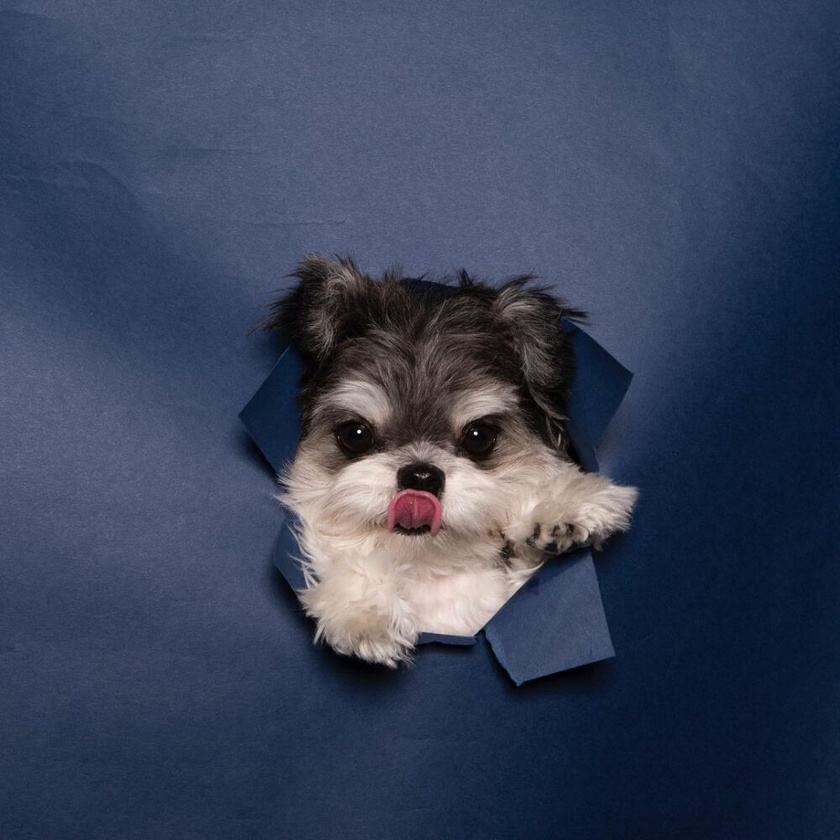
//> input picture samples/data/dog.jpg, 840 x 840 px, shrunk from 1000 x 1000 before the run
$ ./image_Binary   (built with g++ and OpenCV 4)
//> lines starting //> are read from the running program, lines starting //| are printed output that depends on the picture; after the words box and inside, x2 and y2 are one past the last pixel; in counts of white or black regions, pixels touching at a corner belong together
#include <opencv2/core.hpp>
#include <iostream>

#include "opencv2/highgui.hpp"
#include "opencv2/imgcodecs.hpp"
#include "opencv2/imgproc.hpp"

using namespace cv;
using namespace std;

int main() {
    Mat src = imread(samples::findFile("dog.jpg"), IMREAD_GRAYSCALE);
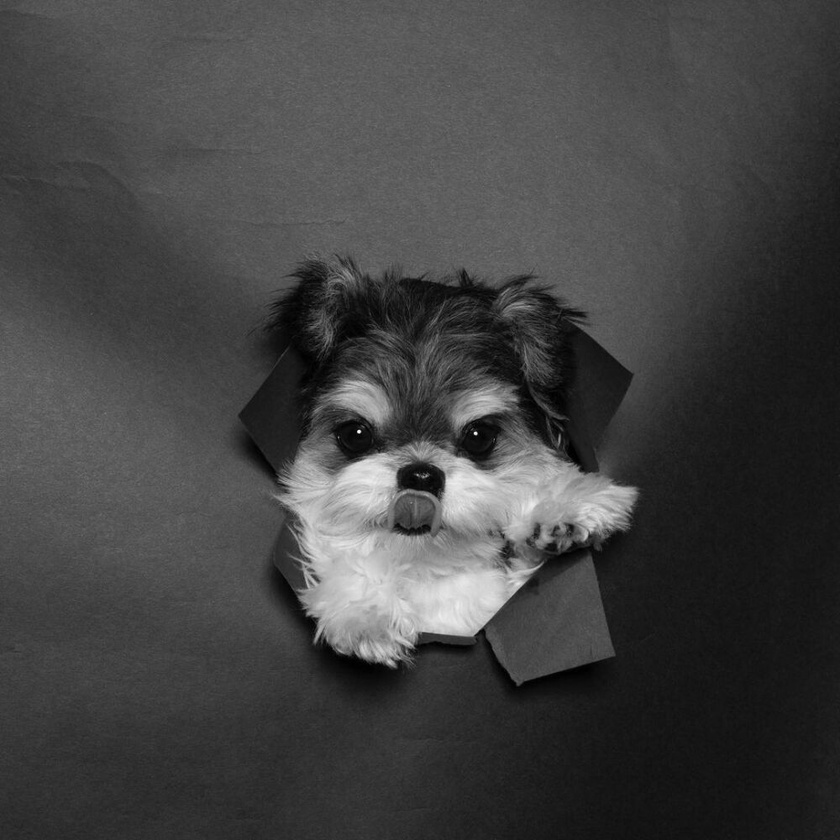
//> src: 840 rows x 840 cols, CV_8UC1; min 0, max 250, mean 66.4
    if (src.empty()) {
        cout << "无法加载图像！" << endl;
        return -1;
    }

    Mat binary_fixed, binary_inv, binary_otsu, binary_adapt;

    // 固定阈值
    threshold(src, binary_fixed, 128, 255, THRESH_BINARY);
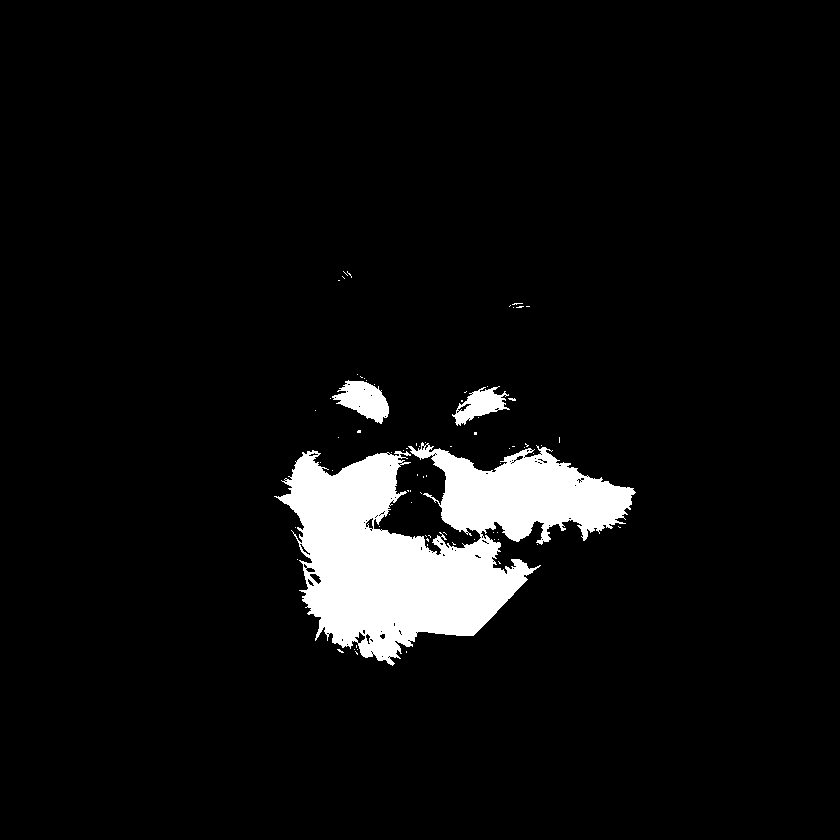
//> binary_fixed: 840 rows x 840 cols, CV_8UC1; 6% white; 75 white regions (72 under 20 px), largest, box (x1, y1, x2, y2) and area: (274, 442, 636, 666) 39847, (332, 380, 389, 424) 1420, (452, 386, 510, 426) 1059
    // 反向二值化
    threshold(src, binary_inv, 128, 255, THRESH_BINARY_INV);
    // Otsu 自动阈值
    threshold(src, binary_otsu, 0, 255, THRESH_BINARY | THRESH_OTSU);
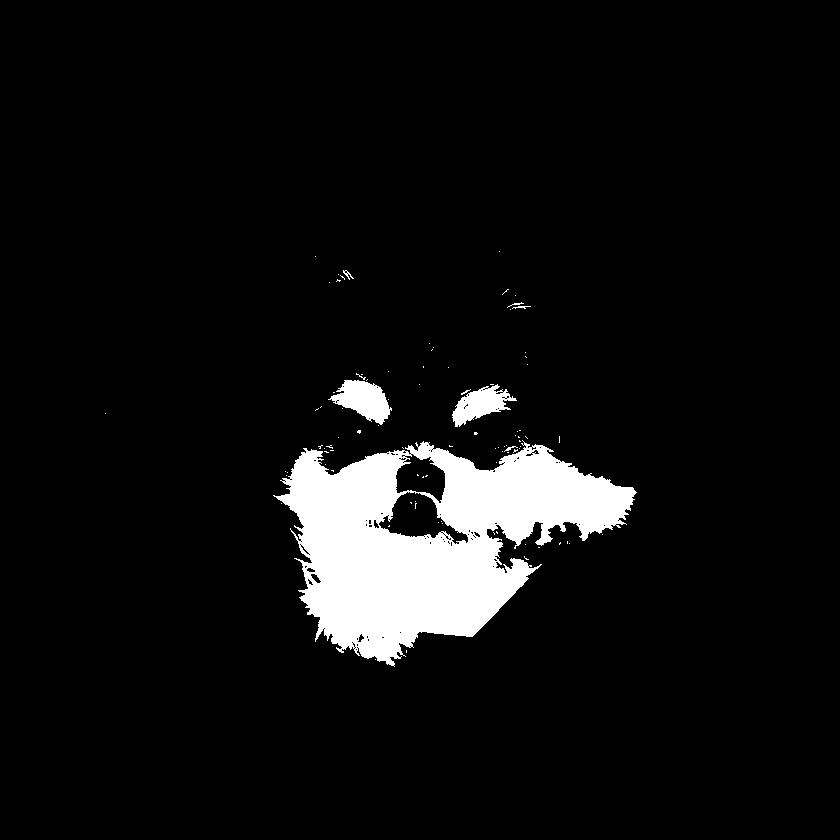
//> binary_otsu: 840 rows x 840 cols, CV_8UC1; 6.5% white; 92 white regions (85 under 20 px), largest, box (x1, y1, x2, y2) and area: (273, 440, 637, 667) 42348, (328, 380, 392, 425) 1584, (452, 384, 517, 427) 1344
    // 自适应阈值
    adaptiveThreshold(src, binary_adapt, 255, ADAPTIVE_THRESH_GAUSSIAN_C,
                      THRESH_BINARY, 11, 2);
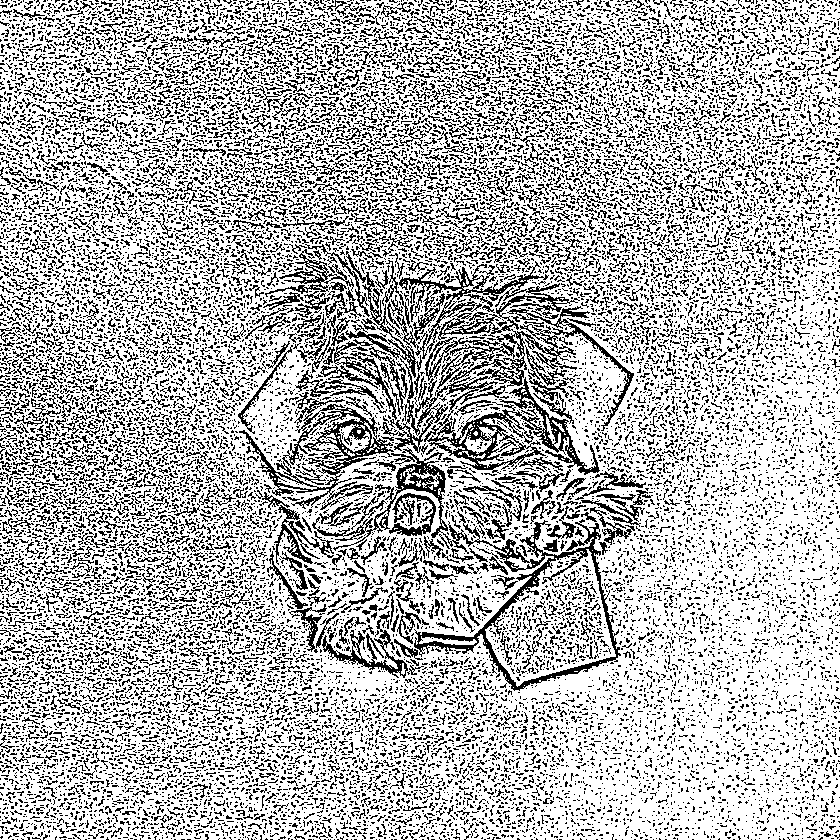
//> binary_adapt: 840 rows x 840 cols, CV_8UC1; 71.8% white; black in thin lines or dots

    imshow("Original Gray", src);
    imshow("Fixed Threshold", binary_fixed);
    imshow("Inverse Threshold", binary_inv);
    imshow("Otsu Threshold", binary_otsu);
    imshow("Adaptive Threshold", binary_adapt);

    waitKey(0);
    destroyAllWindows();
    return 0;
}
